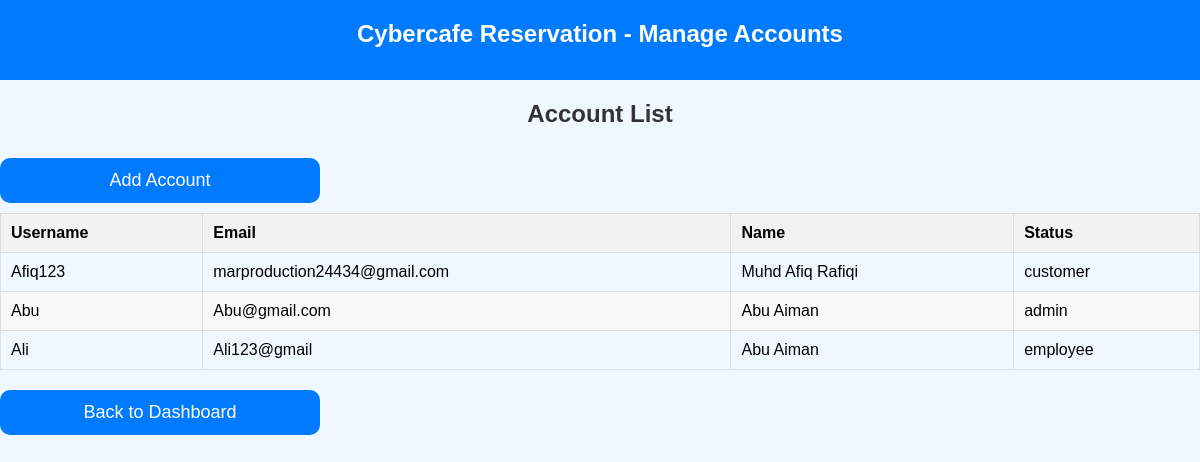
The app's page /manage-account/ with its own data.
### reservations/models.py (models this page shows, shortened)
class UserAccount(models.Model):
    username = models.CharField(max_length=100, unique=True)
    password = models.CharField(max_length=255)  # Store hashed passwords
    email = models.EmailField(max_length=255, unique=True)
    name = models.CharField(max_length=100)
    address = models.CharField(max_length=255, blank=True, null=True)
    phone_number = models.CharField(max_length=20, blank=True, null=True)
    status = models.CharField(max_length=10, default='customer')  # Default status set to 'customer'

### reservations/views.py (the view)
# urls.py: path('manage-account/', views.manage_account_view, name='manage_account'),
def manage_account_view(request):
    user_accounts = UserAccount.objects.all()  # Get all user accounts
    return render(request, 'manage_account.html', {'user_accounts': user_accounts})

### reservations/templates/manage_account.html (shortened to what this page needs)
<!DOCTYPE html>
<html lang="en">
<head>
    {% load static %}
    <link rel="stylesheet" href="{% static 'styles.css' %}">
</head>
<body>
    <div class="navbar">
        Cybercafe Reservation - Manage Accounts
    </div>
    <div id="accountContainer">
        <h2>Account List</h2>
        <a href="{% url 'add_account' %}">
            <button type="button">Add Account</button>
        </a>
        <table id="accountTable">
            <thead>
                <tr>
                    <th>Username</th>
                    <th>Email</th>
                    <th>Name</th>
                    <th>Status</th>
                </tr>
            </thead>
            <tbody>
                {% for account in user_accounts %}
                <tr onclick="window.location.href='{% url 'account_detail' account.id %}'">
                    <td>{{ account.username }}</td>
                    <td>{{ account.email }}</td>
                    <td>{{ account.name }}</td>
                    <td>{{ account.status }}</td>
                </tr>
                {% empty %}
                <tr>
                    <td colspan="4">No accounts found.</td>
                </tr>
                {% endfor %}
            </tbody>
        </table>
    </div>
    <button id="backButton" onclick="window.location.href='{% url 'admin_dashboard' %}'">Back to Dashboard</button>
</body>
</html>

### reservations/static/styles.css (style rules this page uses)
body { font-family: Arial, sans-serif; background-color: #f0f8ff; margin: 0; padding: 0; min-height: 100vh; display: flex; flex-direction: column; }
.navbar { background-color: #007BFF; color: white; text-align: center; font-size: 24px; padding: 20px; font-weight: bold; width: 100%; height: 80px; box-sizing: border-box; top: 0; left: 0; }
table { width: 100%; border-collapse: collapse; }
table th, table td { padding: 10px; border: 1px solid #ddd; text-align: left; }
table th { background-color: #f2f2f2; }
table tr:nth-child(even) { background-color: #f9f9f9; }
h2, h4 { text-align: center; margin-bottom: 10px; color: #333; }
button { width: 320px; padding: 12px; background-color: #007BFF; color: white; border: none; border-radius: 10px; font-size: 18px; cursor: pointer; transition: background-color 0.3s ease; margin: 10px 0; }
button { margin-top: 20px; }

### records on screen
UserAccount: username "Afiq123", email "marproduction24434@gmail.com", name "Muhd Afiq Rafiqi", status "customer"
UserAccount: username "Abu", email "Abu@gmail.com", name "Abu Aiman", status "admin"
UserAccount: username "Ali", email "Ali123@gmail", name "Abu Aiman", status "employee"
